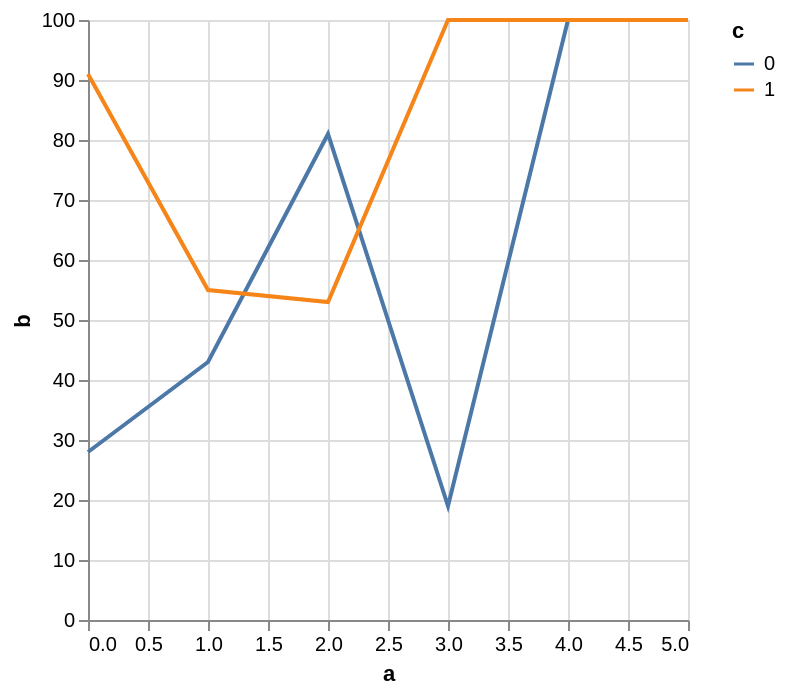

The specification (Vega-Lite) saved for this image:
### Vega-Lite specification from a JSON file in a GitHub repository (floating-point values rounded to 4 significant figures)
{"$schema": "https://vega.github.io/schema/vega-lite/v6.json", "description": "A gap filled at keys nobody wrote down, generated by a sequence.", "data": {"values": [{"a": 0, "b": 28, "c": 0}, {"a": 0, "b": 91, "c": 1}, {"a": 1, "b": 43, "c": 0}, {"a": 1, "b": 55, "c": 1}, {"a": 2, "b": 81, "c": 0}, {"a": 2, "b": 53, "c": 1}, {"a": 3, "b": 19, "c": 0}]}, "mark": "line", "encoding": {"x": {"field": "a", "type": "quantitative", "scale": {"nice": 1}}, "y": {"field": "b", "type": "quantitative", "impute": {"value": 100, "keyvals": {"start": 4, "stop": 6}}}, "color": {"field": "c", "type": "nominal"}}}
